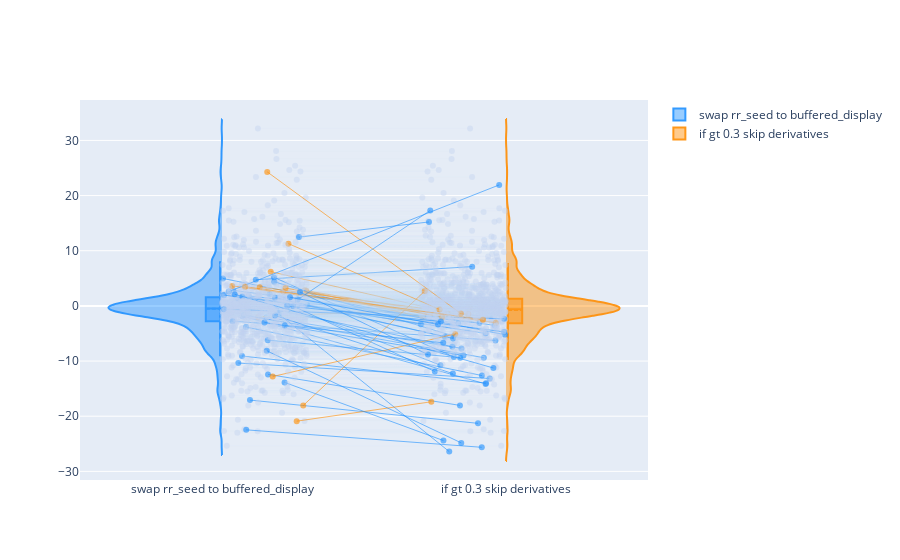

Source (notebook cell):
### Code cell
violin_comparison(
    y1 = temp1,
    y2 = temp2,
    y1_label='swap rr_seed to buffered_display',
    y2_label='if gt 0.3 skip derivatives'
)
